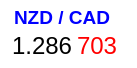
     <widget class="QWidget" name="widget1_16" native="true">
      <property name="geometry">
       <rect>
        <x>430</x>
        <y>220</y>
        <width>137</width>
        <height>68</height>
       </rect>
      </property>
      <property name="styleSheet">
       <string notr="true">background-color: rgb(255, 255, 255);
border-radius: 10px
</string>
      </property>
      <widget class="QLabel" name="labelNZDCAD1">
       <property name="geometry">
        <rect>
         <x>14</x>
         <y>2</y>
         <width>111</width>
         <height>31</height>
        </rect>
       </property>
       <property name="font">
        <font>
         <pointsize>14</pointsize>
         <weight>75</weight>
         <bold>true</bold>
        </font>
       </property>
       <property name="styleSheet">
        <string notr="true">color: rgb(0, 0, 255);
</string>
       </property>
       <property name="text">
        <string>NZD / CAD</string>
       </property>
      </widget>
      <widget class="QLabel" name="labelNZDCAD2">
       <property name="geometry">
        <rect>
         <x>12</x>
         <y>30</y>
         <width>61</width>
         <height>31</height>
        </rect>
       </property>
       <property name="font">
        <font>
         <pointsize>18</pointsize>
        </font>
       </property>
       <property name="styleSheet">
        <string notr="true"/>
       </property>
       <property name="text">
        <string>1.286</string>
       </property>
      </widget>
      <widget class="QLabel" name="labelNZDCAD3">
       <property name="geometry">
        <rect>
         <x>77</x>
         <y>30</y>
         <width>41</width>
         <height>31</height>
        </rect>
       </property>
       <property name="font">
        <font>
         <pointsize>18</pointsize>
        </font>
       </property>
       <property name="styleSheet">
        <string notr="true">color: rgb(255, 0, 0);
</string>
       </property>
       <property name="text">
        <string>703</string>
       </property>
      </widget>
     </widget>
